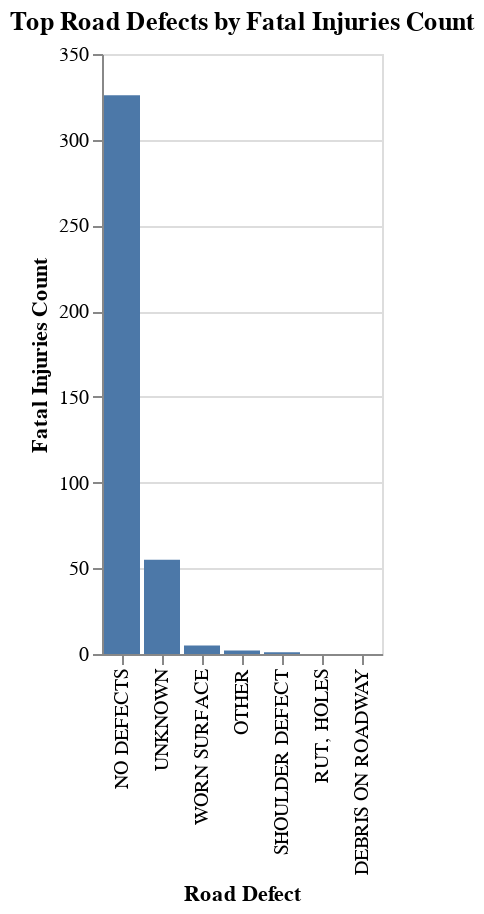

Here is the notebook cell this chart was saved with:
### Code cell
import pandas as pd
import altair as alt

def create_road_defect_fatal_injuries_chart(data_input):
    """
    Generates an Altair bar chart of fatal injuries count vs. road defect.

    Args:
        data_input (list of dict or pandas.DataFrame): The input data.
            If a list of dicts, it will be converted to a pandas DataFrame.
            Expected columns: 'road_defect' and 'fatal_injuries_count'.
    """

    if isinstance(data_input, list):
        pandas_df_top_10 = pd.DataFrame(data_input)
    elif isinstance(data_input, pd.DataFrame):
        pandas_df_top_10 = data_input
    else:
        raise ValueError("data_input must be a list of dictionaries or a pandas DataFrame.")

    # Create the bar chart
    chart = alt.Chart(pandas_df_top_10).mark_bar().encode(
        x=alt.X('road_defect', sort='-y', title='Road Defect'),
        y=alt.Y('fatal_injuries_count', title='Fatal Injuries Count'),
        tooltip=['road_defect', 'fatal_injuries_count']
    ).properties(
        title='Top Road Defects by Fatal Injuries Count'
    ).interactive()

    return chart

if __name__ == '__main__':
    # This is a sample of how you would use the function with your data
    # In a Google Colab environment, you would typically load your data from
    # a PySpark DataFrame first, convert it to Pandas, and then pass it here.

    # Example data (replace this with your actual pandas_df_top_10 after PySpark processing)
    sample_data = [
        {'road_defect': 'NO DEFECTS', 'fatal_injuries_count': 326.0},
        {'road_defect': 'UNKNOWN', 'fatal_injuries_count': 55.0},
        {'road_defect': 'WORN SURFACE', 'fatal_injuries_count': 5.0},
        {'road_defect': 'OTHER', 'fatal_injuries_count': 2.0},
        {'road_defect': 'SHOULDER DEFECT', 'fatal_injuries_count': 1.0},
        {'road_defect': 'RUT, HOLES', 'fatal_injuries_count': 0.0},
        {'road_defect': 'DEBRIS ON ROADWAY', 'fatal_injuries_count': 0.0}
    ]

    # Create the chart
    fatal_injuries_chart = create_road_defect_fatal_injuries_chart(sample_data)

    # Display the chart (this will work in Colab)
    fatal_injuries_chart.display()

    # To save the chart to a file (optional)
    # fatal_injuries_chart.save('top_road_defects_fatal_injuries.html')
    # fatal_injuries_chart.save('top_road_defects_fatal_injuries.json')

### Figure 1 — Vega-Lite specification as saved in the notebook (floating-point values rounded to 4 significant figures)
{"config": {"view": {"continuousWidth": 300, "continuousHeight": 300}}, "data": {"name": "data-80346e1d1452dbd9f80151322031c4b5"}, "mark": {"type": "bar"}, "encoding": {"tooltip": [{"field": "road_defect", "type": "nominal"}, {"field": "fatal_injuries_count", "type": "quantitative"}], "x": {"field": "road_defect", "sort": "-y", "title": "Road Defect", "type": "nominal"}, "y": {"field": "fatal_injuries_count", "title": "Fatal Injuries Count", "type": "quantitative"}}, "params": [{"name": "param_1", "select": {"type": "interval", "encodings": ["x", "y"]}, "bind": "scales"}], "title": "Top Road Defects by Fatal Injuries Count", "$schema": "https://vega.github.io/schema/vega-lite/v5.20.1.json", "datasets": {"data-80346e1d1452dbd9f80151322031c4b5": [{"road_defect": "NO DEFECTS", "fatal_injuries_count": 326.0}, {"road_defect": "UNKNOWN", "fatal_injuries_count": 55.0}, {"road_defect": "WORN SURFACE", "fatal_injuries_count": 5.0}, {"road_defect": "OTHER", "fatal_injuries_count": 2.0}, {"road_defect": "SHOULDER DEFECT", "fatal_injuries_count": 1.0}, {"road_defect": "RUT, HOLES", "fatal_injuries_count": 0.0}, {"road_defect": "DEBRIS ON ROADWAY", "fatal_injuries_count": 0.0}]}}
